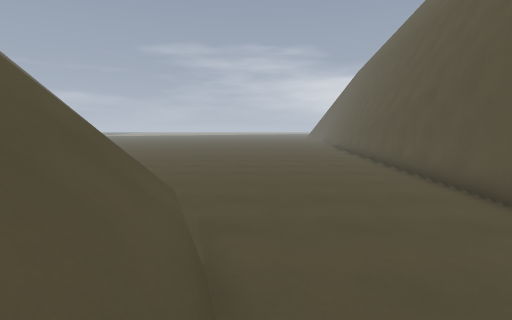
view 1 (above)

24 first-person views from a walk through a level from a Godot 3-D game. The camera is 1.3 m above the floor, tilts 6° down and sees 80° across. Doors that lead somewhere are drawn open, without their leaves. The floor is counted in squares, 1 m on a side. Each view is taken from the middle of a square. On the plan, view 1 faces up. The plan holds only what a view shows up to about 14 squares ahead; the rest is blank. The place goes on beyond the plan. Flat picture figures and markers are not drawn.

view 2
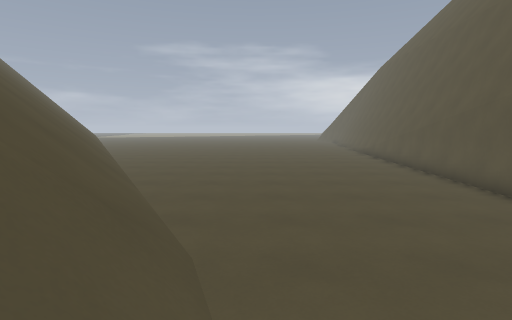

view 3
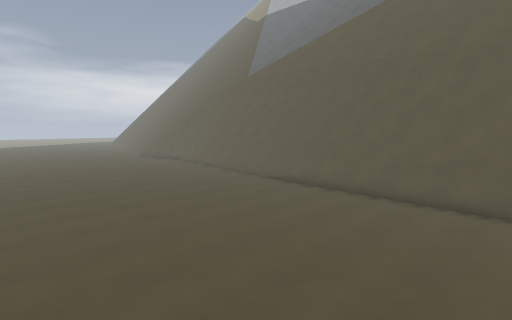

view 4
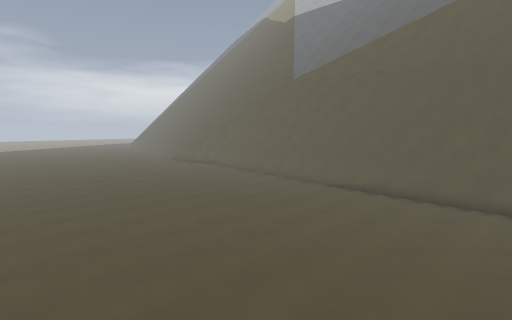

view 5
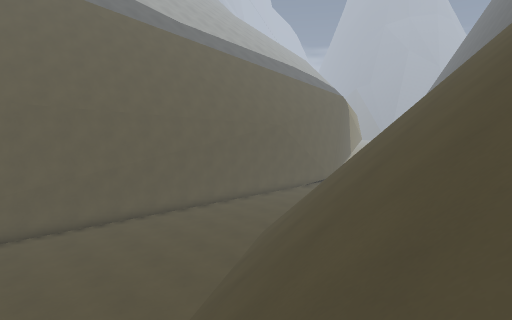

view 6
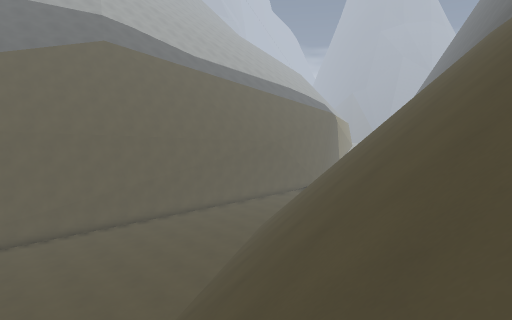

view 7
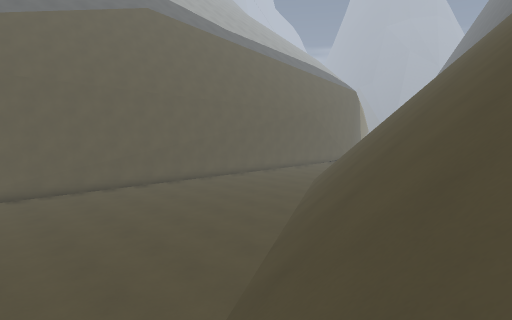

view 8
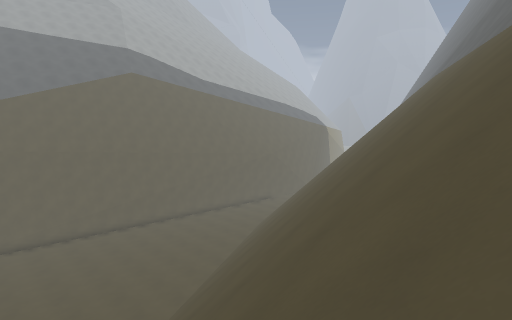

view 9
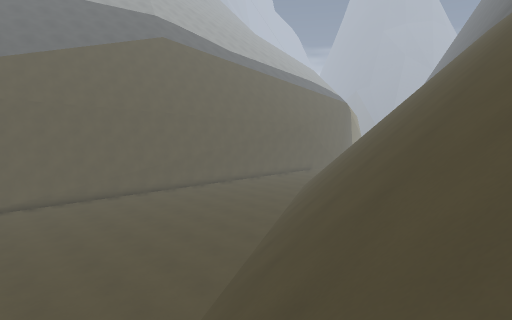

view 10
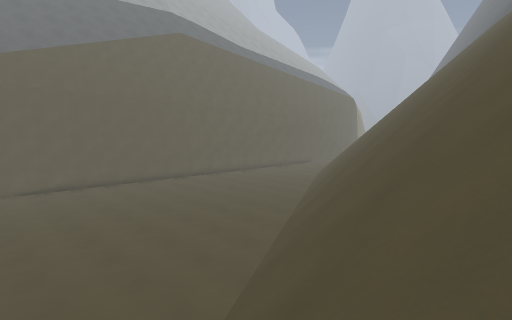

view 11
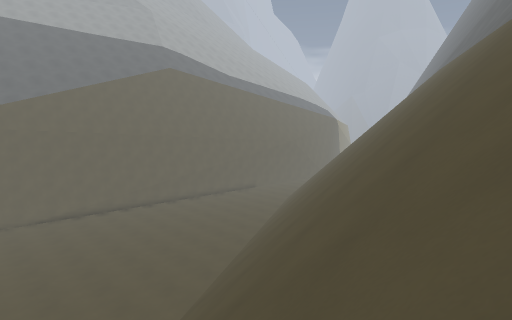

view 12
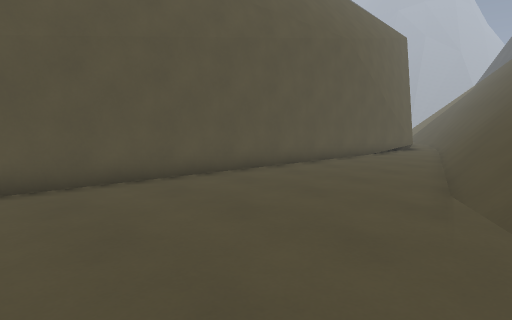

view 13
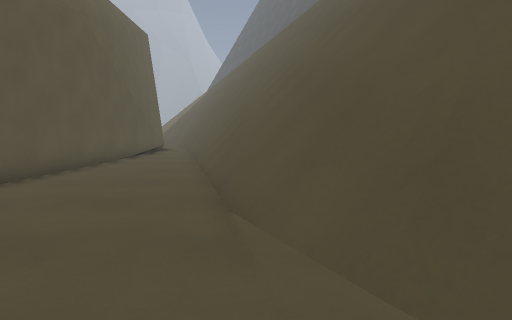

view 14
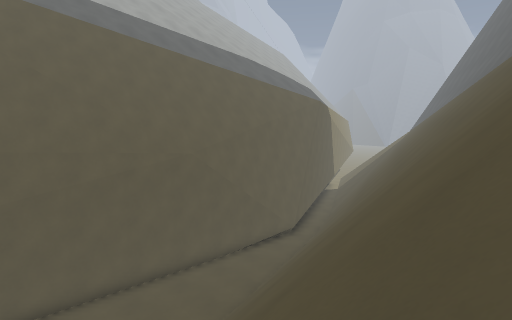

view 15
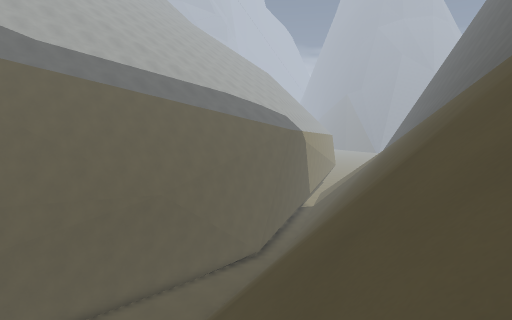

view 16
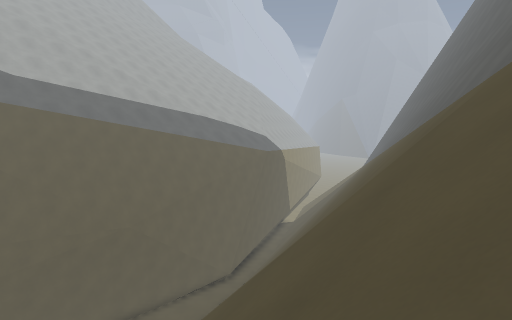

view 17
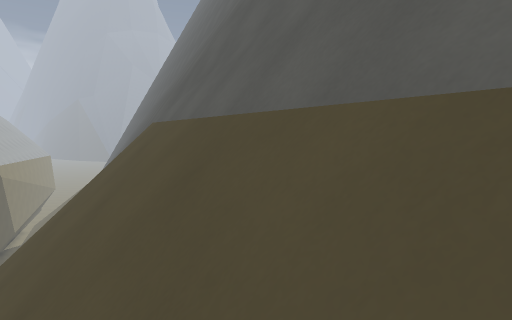

view 18
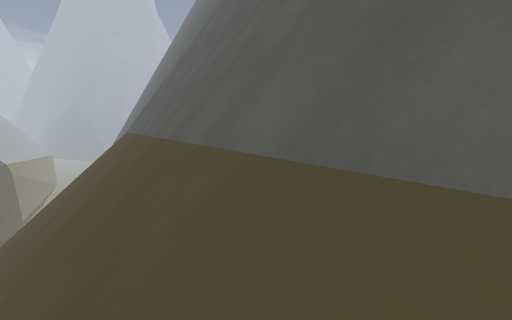

view 19
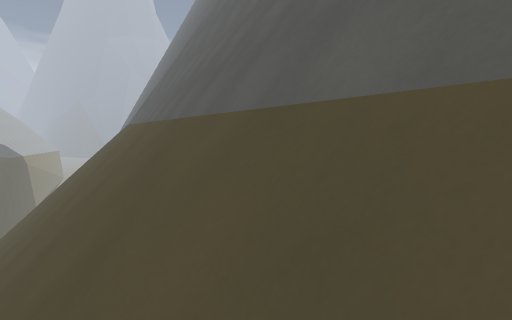

view 20
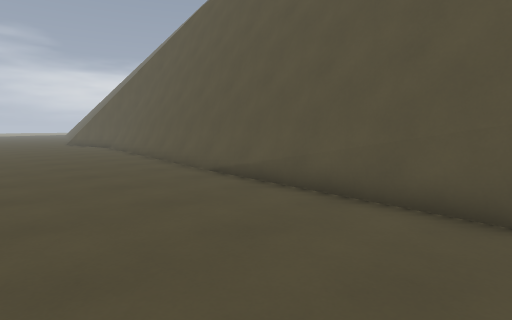

view 21
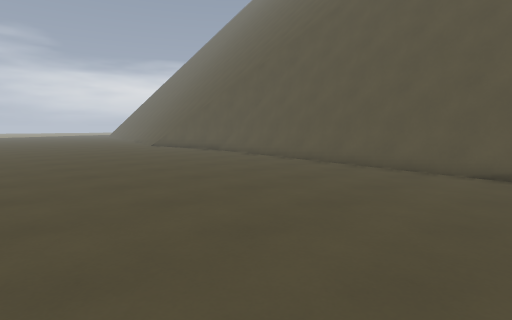

view 22
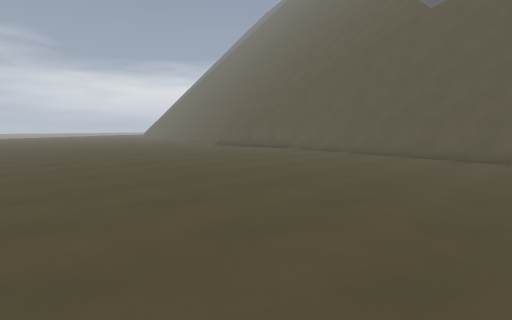

view 23
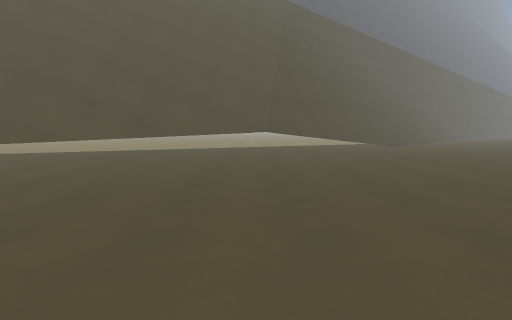

view 24
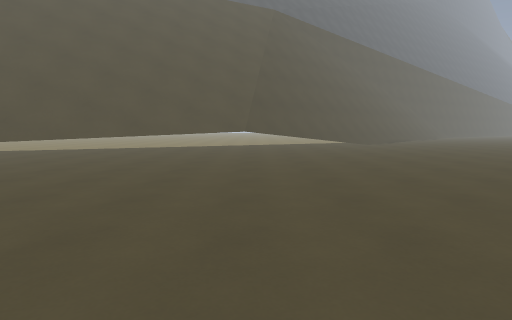

### Floor plan
Key: @ floor where view 1 was taken; # wall or solid block; . floor; / step, stairs or slope; = window, fence, low wall or low ledge; ^ raised ledge.
Columns run from 21 left of view 1 to 7 right of it. Each row starts with its distance up from view 1.
 37       ........ ..........
 36       ....................
 35       .....................
 34       ......................
 33       .......................
 32       .......................
 31       ......................=
 30       ......................#
 29  /    #.....................#
 28      //#....................#
 27  ///  //....................#
 26  ///////#...................#
 25  /////////..................#
 24  ////////=..................#
 23   ////////=.................#
 22   /////////................##
 21   /////////=...............##
 20   //////////...............##
 19   //////////=..............##
 18   ////////////.............#
 17  ////////////=.............#
 16 /////////////==............#
 15 =//////////////............#
 14 #//////////////=...........#
 13 ^=//////////////...........#
 12 ^^//////////////=..........#
 11 ^^=///////////////.........#
 10  ^^///////////////.........#
  9   ^=///////////////........#
  8   ^^///////////////........#
  7   ^^=///////////////......##
  6    ^^///////////////......#
  5     ^=///////////////.....#
  4     ^^=//////////////.....#
  3      ^=//////////////.....#
  2      ^^=/////////////.....#
  1       ^=//////////////....#
  0       ^^=////////////@....#
 -1        ^=/////////////....#
 -2        ^^=/////////////...#
 -3         ^=/////////////...#
 -4          ^=#///////////...#
 -5          ^^= //////////...#
 -6           #^^==#////////..#
 -7           ^##^^=== ////
 -8            ^^^##^^=

Where each view was taken, in squares from view 1:
view 1: 0 up, 0 right, facing up
view 2: 3 up, 1 left, facing up
view 3: 13 up, 7 left, facing up-right
view 4: 16 up, 9 left, facing up-right
view 5: 16 up, 11 left, facing down-right
view 6: 20 up, 15 left, facing down-right
view 7: 23 up, 13 left, facing down-right
view 8: 24 up, 19 left, facing down-right
view 9: 26 up, 16 left, facing down-right
view 10: 28 up, 16 left, facing down-right
view 11: 29 up, 20 left, facing down-right
view 12: 10 up, 2 left, facing down-right
view 13: 8 up, 1 left, facing down
view 14: 5 up, 7 left, facing down-right
view 15: 5 up, 10 left, facing down-right
view 16: 4 up, 12 left, facing down-right
view 17: 7 up, 15 left, facing down
view 18: 12 up, 18 left, facing down
view 19: 17 up, 20 left, facing down
view 20: 18 up, 1 right, facing up-right
view 21: 24 up, 3 left, facing up-right
view 22: 26 up, 7 left, facing up-right
view 23: 28 up, 1 left, facing left
view 24: 29 up, 1 right, facing left
